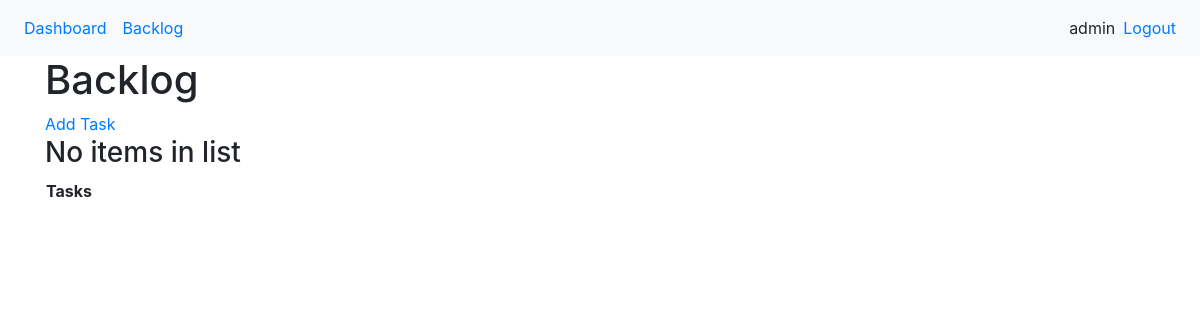
Before: /backlog/ (signed in) with the older database file.
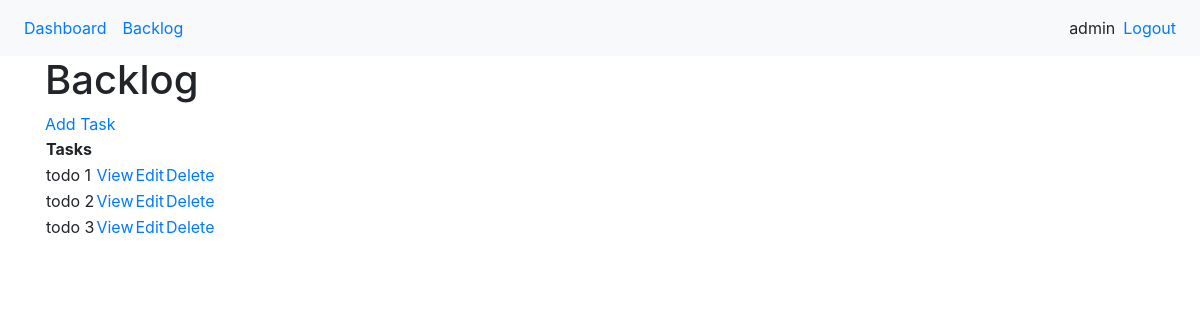
After: the same page with the newer database file.
### tasks/models.py (models this page shows)
class Task(models.Model):
    user = models.ForeignKey(User, on_delete=models.CASCADE, null=True, blank=True)
    title = models.CharField(max_length=200)
    description = models.TextField(null=True, blank=True)
    comment = models.TextField(null=True, blank=True)
    status = models.ForeignKey(Status, on_delete=models.CASCADE, null=True, blank=True)
    created_at = models.DateTimeField(auto_now_add=True)
    difficulty = models.IntegerField(default=0)
    moved_number = models.IntegerField(default=0)
    modified_at = models.DateTimeField(auto_now=True)
    deadline = models.DateTimeField(default=timezone.now())
    task_list = models.ForeignKey(List, on_delete=models.CASCADE)
    def __str__(self):
        return self.title
    class Meta:
        ordering = ['difficulty']

### dashboard/views.py (the view)
# urls.py: path('backlog/', BacklogView.as_view(), name='backlog'),
class BacklogView(LoginRequiredMixin, ListView):
    model = Task
    context_object_name = 'tasks'
    template_name = 'dashboard/backlog.html'
    def get_context_data(self, **kwargs):
        context = super().get_context_data(**kwargs)
        print(context['tasks'])
        context['tasks'] = context['tasks'].filter(user=self.request.user)
        print(context['tasks'])
        return context

### dashboard/templates/dashboard/backlog.html
{% extends 'base.html' %}
{% block content %}
    <h1> Backlog</h1>
    <a href="{% url 'task-create' %}"> Add Task </a>
    <table>
        <tr>
            <th>Tasks</th>
        </tr>
        {% for task in tasks %}
        <tr>
            <td> {{ task.title }}</td>
            <td> <a href = "{% url 'task' task.id %}"> View </a> </td>
            <td> <a href = "{% url 'task-update' task.id %}"> Edit </a> </td>
            <td> <a href = "{% url 'task-delete' task.id %}"> Delete </a> </td>
        </tr>
            {% empty %}
            <h3> No items in list </h3>
        {% endfor %}
    </table>
{% endblock content %}

### todo_list/templates/base.html (shortened to what this page needs)
<!DOCTYPE html>
<html lang="en">
<head>
    <link rel="stylesheet" href="https://maxcdn.bootstrapcdn.com/bootstrap/4.5.2/css/bootstrap.min.css">
</head>
<body>
    <nav class="navbar navbar-expand-md bg-light">
        <ul class="navbar-nav mr-auto">
            <li class="nav-item">
                <a class="nav-link" href="{% url 'dashboard' %}">Dashboard</a>
            </li>
            <li class="nav-item">
                <a class="nav-link" href="{% url 'backlog' %}">Backlog</a>
            </li>
        </ul>
        <ul class="navbar-nav">
            {% if request.user.is_authenticated %}
                <span class="navbar-text">{{ request.user }}</span>
                <li class="nav-item">
                    <a class="nav-link" href="{% url 'logout' %}">Logout</a>
                </li>
            {% else %}
                <li class="nav-item">
                    <a class="nav-link" href="{% url 'login' %}">Login</a>
                </li>
            {% endif %}
        </ul>
    </nav>
    <div class="container">
        {% block content %}{% endblock %}
    </div>
</body>
</html>

Changed rows visible on the page:
added Task: title "todo 1"
added Task: title "todo 2"
added Task: title "todo 3"
Other visible differences:
text no longer shown: "No items in list"
